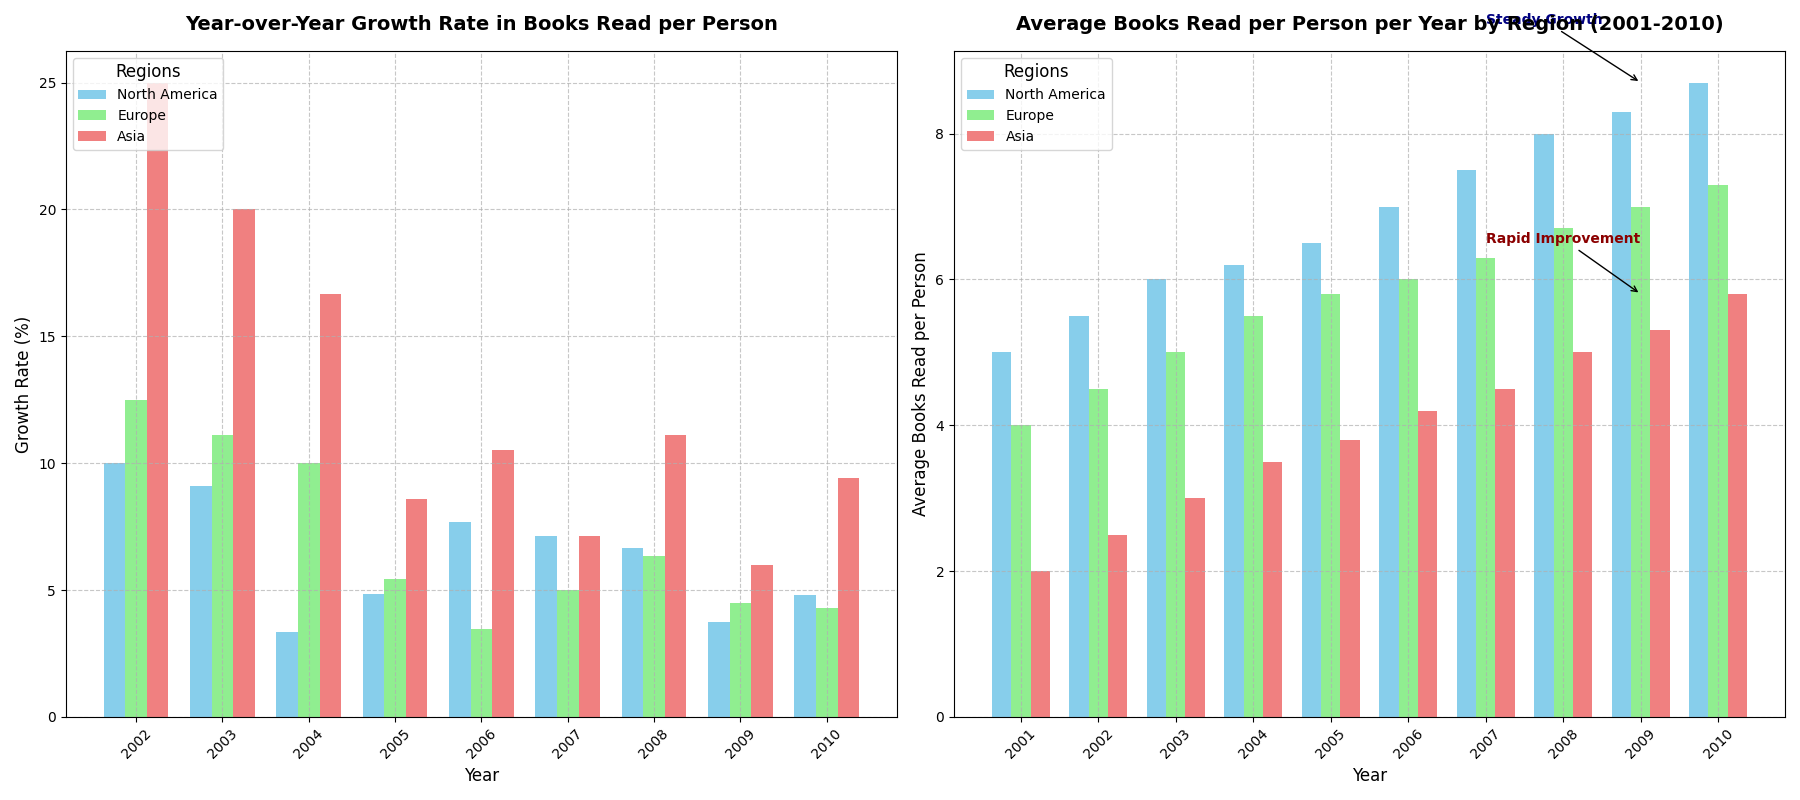

Write Python code to recreate this figure.
import matplotlib.pyplot as plt
import numpy as np

# Define the years for the data
years = np.arange(2001, 2011)

# Manually crafted data for average books read per person per year in different regions
north_america_books = np.array([5, 5.5, 6, 6.2, 6.5, 7, 7.5, 8, 8.3, 8.7])
europe_books = np.array([4, 4.5, 5, 5.5, 5.8, 6, 6.3, 6.7, 7, 7.3])
asia_books = np.array([2, 2.5, 3, 3.5, 3.8, 4.2, 4.5, 5, 5.3, 5.8])

# Calculate growth rates (year-over-year growth percentages)
north_america_growth = np.diff(north_america_books) / north_america_books[:-1] * 100 
europe_growth = np.diff(europe_books) / europe_books[:-1] * 100
asia_growth = np.diff(asia_books) / asia_books[:-1] * 100

# Initialize the figure and the two subplots
fig, (ax1, ax2) = plt.subplots(1, 2, figsize=(18, 8))

# Plotting the bar chart for growth rates on the left
x = np.arange(len(years))
width = 0.25

ax1.bar(x[1:] - width, north_america_growth, width, label='North America', color='skyblue')
ax1.bar(x[1:], europe_growth, width, label='Europe', color='lightgreen')
ax1.bar(x[1:] + width, asia_growth, width, label='Asia', color='lightcoral')

ax1.set_xlabel('Year', fontsize=12)
ax1.set_ylabel('Growth Rate (%)', fontsize=12)
ax1.set_title('Year-over-Year Growth Rate in Books Read per Person', fontsize=14, weight='bold', pad=15)
ax1.set_xticks(x[1:])
ax1.set_xticklabels(years[1:], rotation=45)
ax1.legend(loc='upper left', fontsize=10, title='Regions', title_fontsize=12)
ax1.grid(True, linestyle='--', alpha=0.7)

# Plotting the bar chart for average books read on the right
ax2.bar(x - width, north_america_books, width, label='North America', color='skyblue')
ax2.bar(x, europe_books, width, label='Europe', color='lightgreen')
ax2.bar(x + width, asia_books, width, label='Asia', color='lightcoral')

ax2.set_xlabel('Year', fontsize=12)
ax2.set_ylabel('Average Books Read per Person', fontsize=12)
ax2.set_title('Average Books Read per Person per Year by Region (2001-2010)', fontsize=14, weight='bold', pad=15)
ax2.set_xticks(x)
ax2.set_xticklabels(years, rotation=45)
ax2.legend(loc='upper left', fontsize=10, title='Regions', title_fontsize=12)
ax2.grid(True, linestyle='--', alpha=0.7)

# Adding text annotations to highlight significant changes in the average books plot
ax2.annotate('Steady Growth', xy=(8, 8.7), xytext=(6, 9.5),
             arrowprops=dict(facecolor='black', arrowstyle='->', lw=1), fontsize=10, color='navy', weight='bold')
ax2.annotate('Rapid Improvement', xy=(8, 5.8), xytext=(6, 6.5),
             arrowprops=dict(facecolor='black', arrowstyle='->', lw=1), fontsize=10, color='darkred', weight='bold')

# Automatically adjust layout to prevent overlap
plt.tight_layout()

# Display the plots
plt.show()
